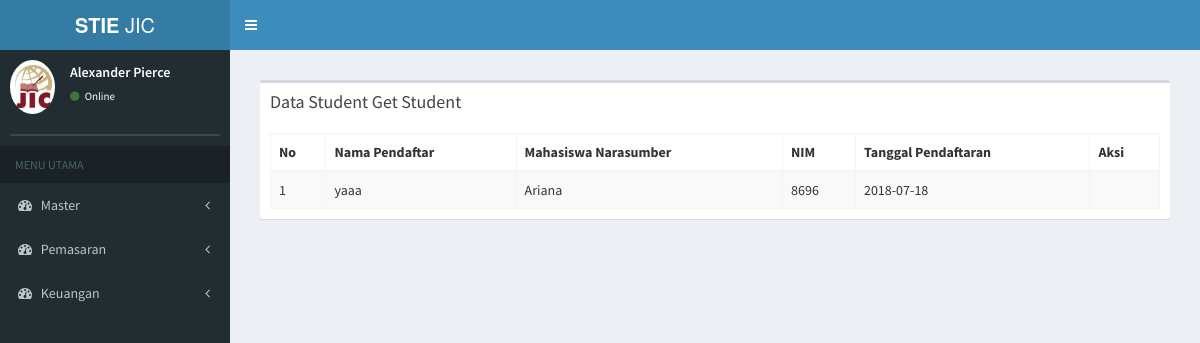
Page /index.php/tamu/data_sgs on the earlier database version.
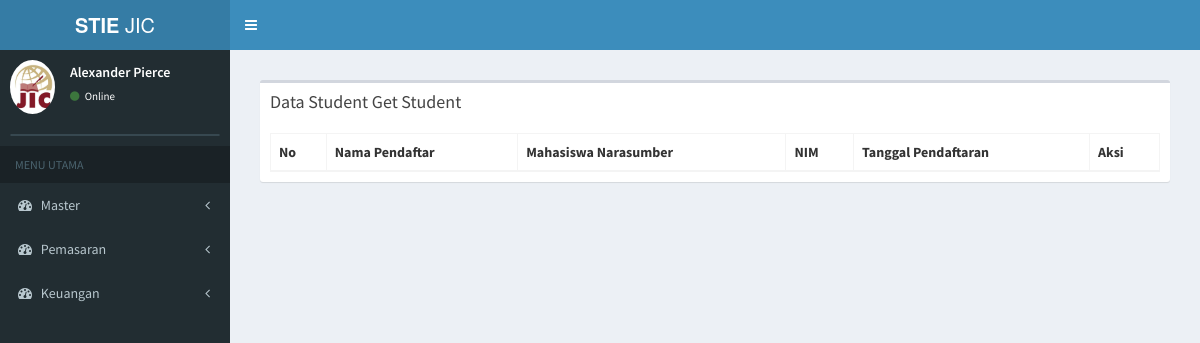
Same page on the later database version.
### tables this page shows
CREATE TABLE `tb_pendaftaran` (
  `id_pendaftaran` varchar(6) NOT NULL,
  `tanggal_pendaftaran` date NOT NULL,
  `nama_pendaftar` varchar(50) NOT NULL,
  `jk_pendaftar` varchar(20) NOT NULL,
  `id_sekolah` varchar(6) NOT NULL,
  `jurusan` varchar(20) NOT NULL,
  `alamat` varchar(100) NOT NULL,
  `email` varchar(30) NOT NULL,
  `no_telp` varchar(15) NOT NULL,
  `waktu` varchar(10) NOT NULL,
  `status_bayar` varchar(20) NOT NULL,
  `id_prodi` varchar(6) NOT NULL,
  `sumber` varchar(30) NOT NULL,
  `ibu_kandung` varchar(30) NOT NULL,
  `bukti_transfer` text NOT NULL,
  `agama` varchar(10) NOT NULL,
  `id_du` varchar(6) NOT NULL,
  `f1` text NOT NULL,
  `f2` text NOT NULL,
  `f3` text NOT NULL,
  `notes` text NOT NULL,
  `tanggal_konfirmasi` date NOT NULL,
  `sgs` varchar(20) NOT NULL
);

CREATE TABLE `tb_du` (
  `id_du` varchar(6) NOT NULL,
  `nama_du` varchar(100) NOT NULL,
  `jk_daftar_du` varchar(12) NOT NULL,
  `tpt_lahir_du` varchar(20) NOT NULL,
  `tgl_lahir_du` date NOT NULL,
  `alamat_du` text NOT NULL,
  `no_telp_du` varchar(15) NOT NULL,
  `no_telpm_du` varchar(30) NOT NULL,
  `email_du` varchar(50) NOT NULL,
  `agama_du` text NOT NULL,
  `nik_du` varchar(50) NOT NULL,
  `ibu_kandung_du` text NOT NULL,
  `id_sekolah` varchar(5) NOT NULL,
  `id_prodi` varchar(5) NOT NULL,
  `id_konsentrasi` varchar(6) NOT NULL,
  `waktu` varchar(20) NOT NULL,
  `jurusan_du` varchar(20) NOT NULL,
  `tanggal_du` date NOT NULL,
  `kode_tes` varchar(15) NOT NULL,
  `nim` varchar(20) NOT NULL,
  `status_du` varchar(20) NOT NULL,
  `kode_pos_du` varchar(20) NOT NULL
);

### application/controllers/tamu.php (called while the page is built, shortened)
<?php
class Tamu extends CI_Controller {
	public function __construct()
	{
		$this->load->model('tamu_model');
		$this->load->model('daftar_ulang_model');
		$this->load->model('mahasiswa_model');
	}
        public function data_sgs(){
				$data['edit'] = $this->tamu_model->data_sgs();
				$data['main_view'] = 'Tamu/sgs_view';
				$this->load->view('template', $data);
	}
}

### index.php (called while the page is built, shortened)
<?php
require_once BASEPATH.'core/CodeIgniter.php';

### application/models/tamu_model.php (called while the page is built, shortened)
<?php
class Tamu_model extends CI_Model {
  public function data_sgs(){
    $this->db->select('*');
     $this->db->from('tb_pendaftaran');
    $this->db->join('tb_du','tb_du.nim=tb_pendaftaran.sgs');
$this->db->where('sumber','student_get_student');
     $query = $this->db->get();
     return $query->result();
  }
}

### application/views/Tamu/sgs_view.php (the view, shortened to what this page needs)
<section class="content">
      <div class="row">
        <div class="col-xs-12">
          <div class="box">
            <div class="box-header">
              <h3 class="box-title">Data Student Get Student</h3>
            </div>
            <div class="box-body">
              <table id="example1" class="table table-bordered table-striped">
                <thead>
                <tr>
                  <th>No</th>
                  <th>Nama Pendaftar</th>
                  <th>Mahasiswa Narasumber</th>
                  <th>NIM</th>
                  <th>Tanggal Pendaftaran</th>
                  <th>Aksi</th>
                </tr>
                </thead>
                <tbody>
                <?php
                $no = 0;
                foreach ($edit as $data) {
                  if ($data->status_bayar == 'Aktif') {
                  echo '
                <tr>
                  <td>'.++$no.'</td>
                  <td>'.$data->nama_pendaftar.'
                  </td>
                  <td>'.$data->nama_du.'</td>
                  <td>'.$data->nim.'</td>
                  <td>'.$data->tanggal_pendaftaran.'</td>
                  <td>
                  </td>
                </tr>
                ';
                }
              }
              ?>
                </tbody>
              </table>
            </div>
          </div>
        </div>
      </div>
    </section>

Differences in the rows shown:
no longer on this page (row edited): tb_pendaftaran: nama_pendaftar "yaaa", tb_du.nama_du "Ariana", tb_du.nim "8696", tanggal_pendaftaran "2018-07-18"
